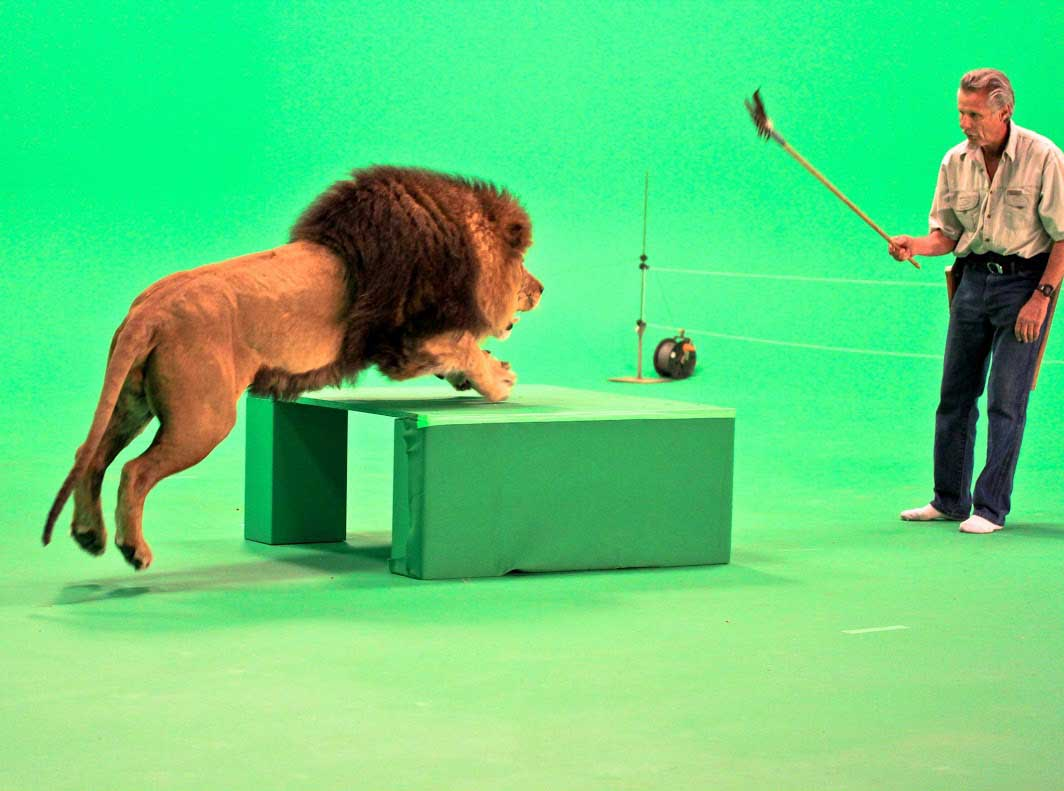
#> input picture color_space/data/01/lion.jpg, 1064 x 791 px
$ jupyter execute --allow-errors chroma_keying.ipynb
#> lines starting #> are read from the running program, lines starting #| are printed output that depends on the picture; after the words box and inside, x2 and y2 are one past the last pixel; in counts of white or black regions, pixels touching at a corner belong together
[cell 1]
import cv2
import matplotlib.pyplot as plt

lion_rgb = cv2.imread('data/01/lion.jpg')
#> lion_rgb is the input picture: shape (791, 1064, 3); mean B, G, R 122.9, 209.5, 96.9
lion_hsv = cv2.imread('data/01/lionHSV.jpg')
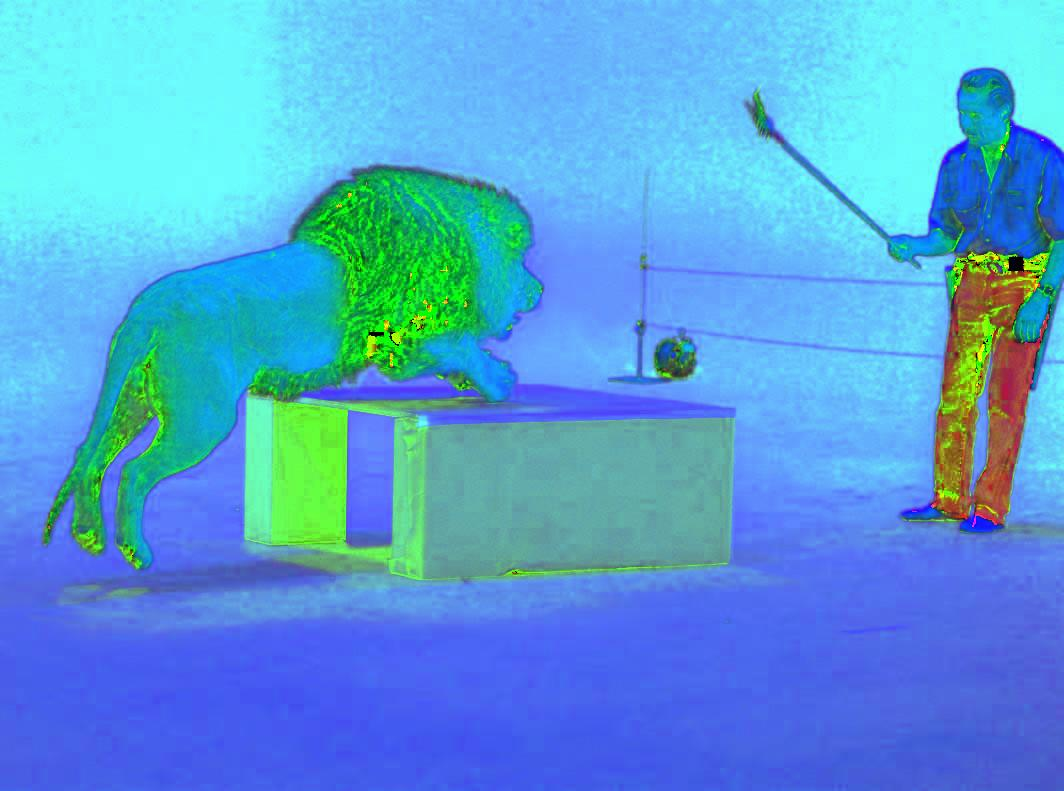
#> input picture color_space/data/01/lionHSV.jpg, 1064 x 791 px
#> lion_hsv is the input picture: shape (791, 1064, 3); mean B, G, R 215.8, 159.6, 84.7

lion_rgb = cv2.cvtColor(lion_rgb, cv2.COLOR_BGR2RGB)

lion_hsv = cv2.cvtColor(lion_hsv, cv2.COLOR_BGR2HSV)
#> lion_hsv: shape (791, 1064, 3); mean H, S, V 99.9, 164.7, 228.4

fig, axes = plt.subplots(1, 2, figsize=(12, 6))

axes[0].imshow(lion_rgb)
axes[0].set_title('RGB Image')
axes[0].axis('off')

axes[1].imshow(lion_hsv)
axes[1].set_title('HSV Image')
axes[1].axis('off')

plt.show()
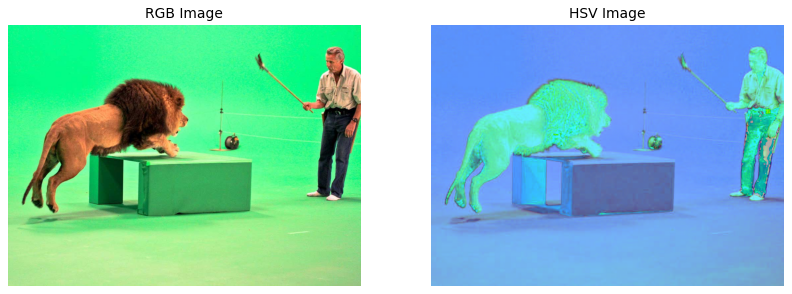
#> figure drawn by matplotlib, 2 panels

[cell 2]
h_channel = lion_hsv[:, :, 0]
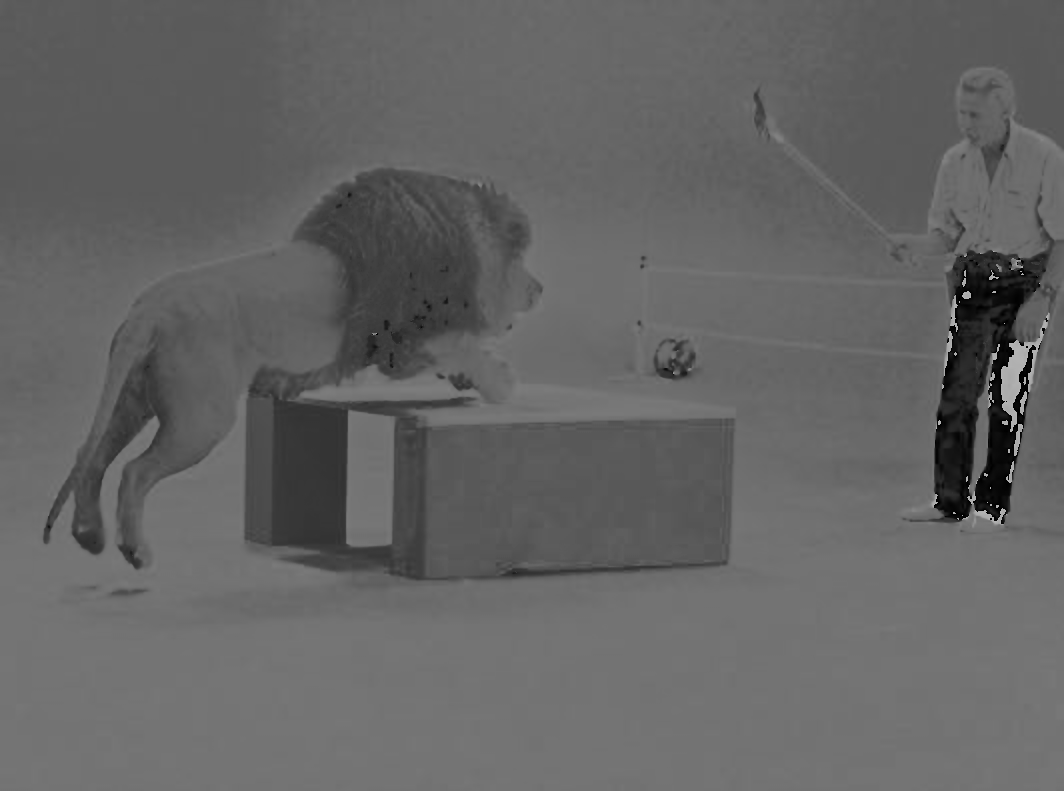
#> h_channel: shape (791, 1064); min 0, max 179, mean 99.9
h_channel_normalized = h_channel / 255.0
binary_image = ((h_channel_normalized > 0.22) & (h_channel_normalized < 0.45)).astype(int)
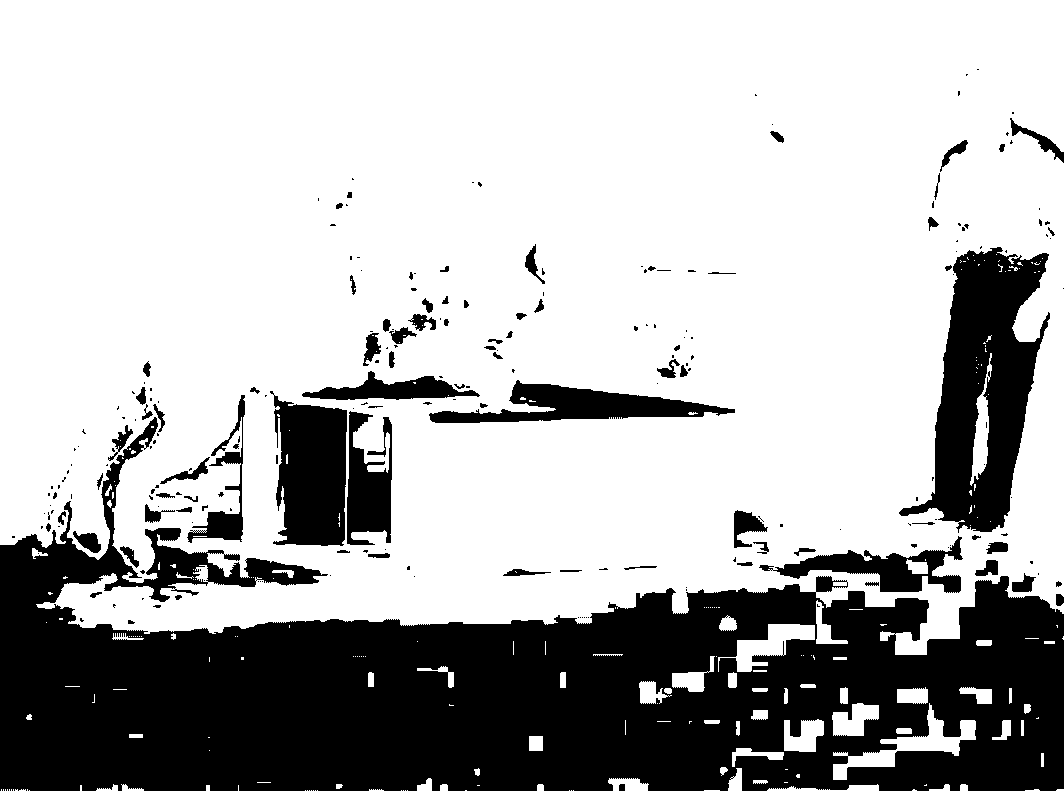
#> binary_image: shape (791, 1064) int64; values 0 (black) and 1 (white), 70.9% white; 235 black regions (152 under 20 px), largest, box (x1, y1, x2, y2) and area: (0, 417, 1064, 791) 187789, (899, 247, 1050, 533) 21240, (270, 391, 347, 546) 9149

plt.imshow(binary_image, cmap='gray')
plt.title('Binary Image')
plt.axis('off')
plt.show()
